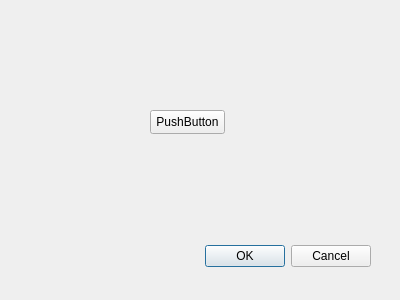
<?xml version="1.0" encoding="UTF-8"?>
<ui version="4.0">
 <class>Dialog</class>
 <widget class="QDialog" name="Dialog">
  <property name="geometry">
   <rect>
    <x>0</x>
    <y>0</y>
    <width>400</width>
    <height>300</height>
   </rect>
  </property>
  <property name="windowTitle">
   <string>Dialog</string>
  </property>
  <widget class="QDialogButtonBox" name="buttonBox">
   <property name="geometry">
    <rect>
     <x>30</x>
     <y>240</y>
     <width>341</width>
     <height>32</height>
    </rect>
   </property>
   <property name="orientation">
    <enum>Qt::Horizontal</enum>
   </property>
   <property name="standardButtons">
    <set>QDialogButtonBox::Cancel|QDialogButtonBox::Ok</set>
   </property>
  </widget>
  <widget class="QPushButton" name="pushButton">
   <property name="geometry">
    <rect>
     <x>150</x>
     <y>110</y>
     <width>75</width>
     <height>24</height>
    </rect>
   </property>
   <property name="text">
    <string>PushButton</string>
   </property>
  </widget>
 </widget>
 <resources/>
 <connections>
  <connection>
   <sender>buttonBox</sender>
   <signal>accepted()</signal>
   <receiver>Dialog</receiver>
   <slot>accept()</slot>
   <hints>
    <hint type="sourcelabel">
     <x>248</x>
     <y>254</y>
    </hint>
    <hint type="destinationlabel">
     <x>157</x>
     <y>274</y>
    </hint>
   </hints>
  </connection>
  <connection>
   <sender>buttonBox</sender>
   <signal>rejected()</signal>
   <receiver>Dialog</receiver>
   <slot>reject()</slot>
   <hints>
    <hint type="sourcelabel">
     <x>316</x>
     <y>260</y>
    </hint>
    <hint type="destinationlabel">
     <x>286</x>
     <y>274</y>
    </hint>
   </hints>
  </connection>
 </connections>
</ui>
